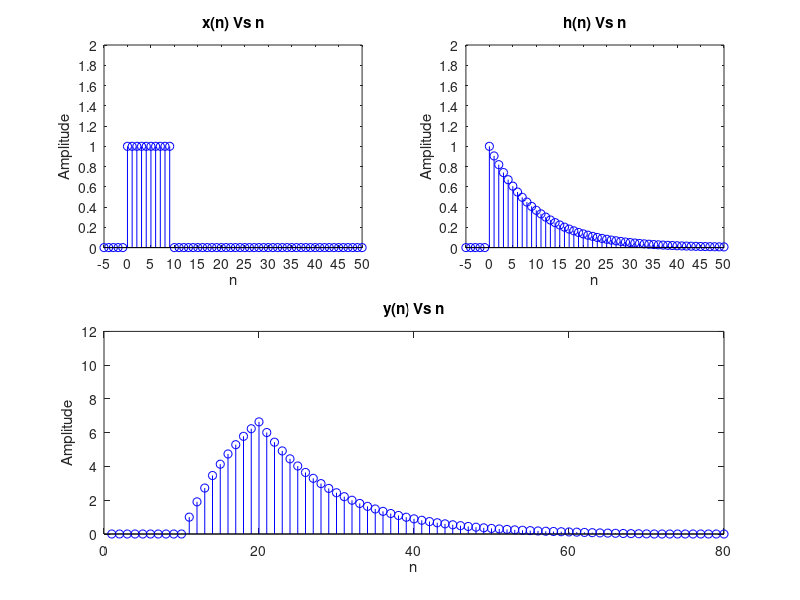

The MATLAB script that drew this image:
k = -5:50;
l = -(0:.1:5);

x = [zeros(1,5),ones(1,10),zeros(1,41)];
h = [zeros(1,5),exp(l)];
y=conv(x,h);

subplot(2,2,1); 
stem(k,x,'b');
xlabel('n');
ylabel('Amplitude');
axis([-5 50 0 2]);
set(gca,'YTick',[0:.2:2]);
set(gca,'XTick',[-5:5:50]);
title('x(n) Vs n');

subplot(2,2,2);
stem(k,h,'b');
xlabel('n');
ylabel('Amplitude');
axis([-5 50 0 2]);
set(gca,'YTick',[0:.2:2]);
set(gca,'XTick',[-5:5:50]);
title('h(n) Vs n');

subplot(2,2,3:4);
stem(y,'b');
xlabel('n');
ylabel('Amplitude');
axis([0 80 0 12]);
title('y(n) Vs n');


